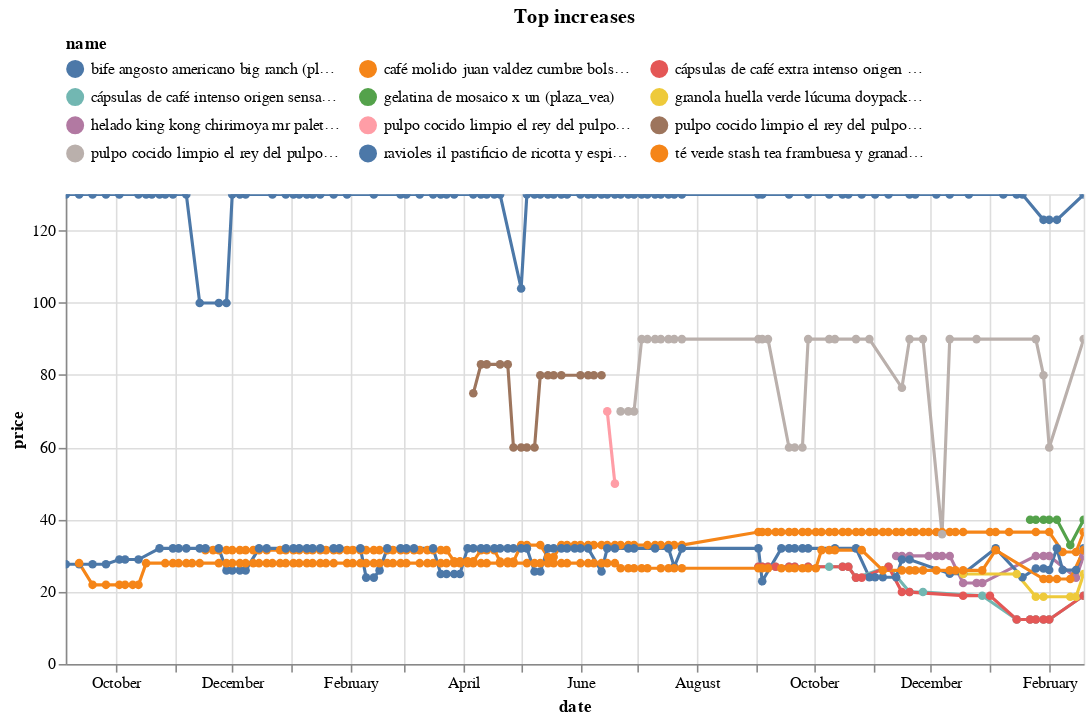

The notebook cell saved with this chart:
### Code cell
(top_changes_abs
 .sort_values('change')
 .tail(10)
 .pipe(plot_changes, 'Top increases')
)

### Figure 1 — Vega-Lite specification as saved in the notebook (floating-point values rounded to 4 significant figures; data arrays with more than 128 entries replaced by an {"elided": "..."} marker saying what was removed)
{"config": {"view": {"continuousWidth": 300, "continuousHeight": 300}, "legend": {"columns": 3, "orient": "top"}}, "data": {"name": "data-7f3a0edbc8973a3cf08660e2a24739b1"}, "mark": {"type": "line", "point": true}, "encoding": {"color": {"field": "name", "scale": {"domain": ["bife angosto americano big ranch (plaza_vea)", "café molido juan valdez cumbre bolsa 250g (plaza_vea)", "cápsulas de café extra intenso origen sensations caja 16un (plaza_vea)", "cápsulas de café intenso origen sensations caja 16un (plaza_vea)", "gelatina de mosaico x un (plaza_vea)", "granola huella verde lúcuma doypack 400g (plaza_vea)", "helado king kong chirimoya mr paleta pote 460ml (plaza_vea)", "pulpo cocido limpio el rey del pulpo x  un (plaza_vea)", "pulpo cocido limpio el rey del pulpo x kg (plaza_vea)", "pulpo cocido limpio el rey del pulpo x un (plaza_vea)", "ravioles il pastificio de ricotta y espinaca bandeja 500g (plaza_vea)", "té verde stash tea frambuesa y granada caja 18un (plaza_vea)"]}, "type": "nominal"}, "tooltip": [{"field": "name", "type": "nominal"}, {"field": "price", "type": "quantitative"}, {"field": "last_price", "type": "quantitative"}], "x": {"field": "date", "type": "temporal"}, "y": {"field": "price", "type": "quantitative"}}, "params": [{"name": "param_11", "select": {"type": "point", "fields": ["name"]}, "bind": "legend"}, {"name": "param_12", "select": {"type": "interval", "encodings": ["x", "y"]}, "bind": "scales"}], "title": "Top increases", "transform": [{"filter": {"param": "param_11"}}], "width": 650, "$schema": "https://vega.github.io/schema/vega-lite/v5.16.3.json", "datasets": {"data-7f3a0edbc8973a3cf08660e2a24739b1": {"elided": "519 records"}}}
